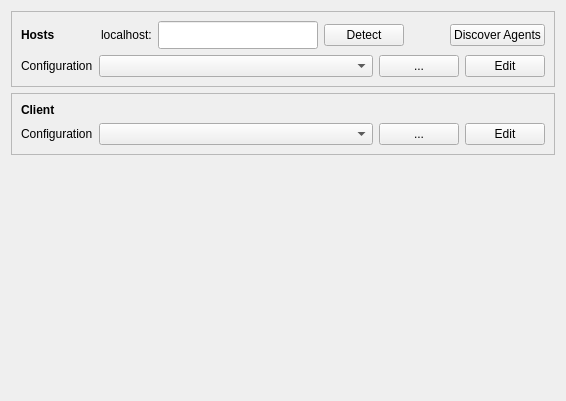
         <widget class="QWidget" name="tabConfigure">
          <attribute name="title">
           <string>Configure</string>
          </attribute>
          <layout class="QVBoxLayout" name="verticalLayout_2">
           <item>
            <widget class="QFrame" name="frame_4">
             <property name="frameShape">
              <enum>QFrame::StyledPanel</enum>
             </property>
             <property name="frameShadow">
              <enum>QFrame::Raised</enum>
             </property>
             <layout class="QVBoxLayout" name="verticalLayout_8">
              <item>
               <layout class="QHBoxLayout" name="horizontalLayout_15">
                <item>
                 <widget class="QLabel" name="label_4">
                  <property name="font">
                   <font>
                    <weight>75</weight>
                    <bold>true</bold>
                   </font>
                  </property>
                  <property name="text">
                   <string>Hosts</string>
                  </property>
                 </widget>
                </item>
                <item>
                 <spacer name="horizontalSpacer_9">
                  <property name="orientation">
                   <enum>Qt::Horizontal</enum>
                  </property>
                  <property name="sizeHint" stdset="0">
                   <size>
                    <width>40</width>
                    <height>20</height>
                   </size>
                  </property>
                 </spacer>
                </item>
                <item>
                 <widget class="QLabel" name="label_5">
                  <property name="text">
                   <string>localhost:</string>
                  </property>
                 </widget>
                </item>
                <item>
                 <widget class="QLineEdit" name="txtLocalHost">
                  <property name="sizePolicy">
                   <sizepolicy hsizetype="Fixed" vsizetype="Fixed">
                    <horstretch>0</horstretch>
                    <verstretch>0</verstretch>
                   </sizepolicy>
                  </property>
                  <property name="minimumSize">
                   <size>
                    <width>160</width>
                    <height>28</height>
                   </size>
                  </property>
                  <property name="text">
                   <string/>
                  </property>
                  <property name="maxLength">
                   <number>128</number>
                  </property>
                 </widget>
                </item>
                <item>
                 <widget class="QPushButton" name="btDetectLocalHost">
                  <property name="toolTip">
                   <string>Detect the address of the local machine.</string>
                  </property>
                  <property name="text">
                   <string>Detect</string>
                  </property>
                 </widget>
                </item>
                <item>
                 <spacer name="horizontalSpacer_10">
                  <property name="orientation">
                   <enum>Qt::Horizontal</enum>
                  </property>
                  <property name="sizeHint" stdset="0">
                   <size>
                    <width>40</width>
                    <height>20</height>
                   </size>
                  </property>
                 </spacer>
                </item>
                <item>
                 <widget class="QPushButton" name="btDiscoverRemote">
                  <property name="toolTip">
                   <string>Discover CASTControl Agents on remote machines. See the Logs for results.</string>
                  </property>
                  <property name="text">
                   <string>Discover Agents</string>
                  </property>
                 </widget>
                </item>
               </layout>
              </item>
              <item>
               <layout class="QHBoxLayout" name="horizontalLayout_16">
                <item>
                 <widget class="QLabel" name="label_10">
                  <property name="text">
                   <string>Configuration</string>
                  </property>
                 </widget>
                </item>
                <item>
                 <widget class="QComboBox" name="hostConfigCmbx">
                  <property name="sizePolicy">
                   <sizepolicy hsizetype="Expanding" vsizetype="Fixed">
                    <horstretch>4</horstretch>
                    <verstretch>0</verstretch>
                   </sizepolicy>
                  </property>
                  <property name="minimumSize">
                   <size>
                    <width>200</width>
                    <height>0</height>
                   </size>
                  </property>
                  <property name="statusTip">
                   <string>CAST configuration file </string>
                  </property>
                 </widget>
                </item>
                <item>
                 <widget class="QPushButton" name="btBrowseHostFile">
                  <property name="text">
                   <string>...</string>
                  </property>
                 </widget>
                </item>
                <item>
                 <widget class="QPushButton" name="btEditHostConfig">
                  <property name="text">
                   <string>Edit</string>
                  </property>
                 </widget>
                </item>
               </layout>
              </item>
             </layout>
            </widget>
           </item>
           <item>
            <widget class="QFrame" name="frame_11">
             <property name="frameShape">
              <enum>QFrame::StyledPanel</enum>
             </property>
             <property name="frameShadow">
              <enum>QFrame::Raised</enum>
             </property>
             <layout class="QVBoxLayout" name="verticalLayout_17">
              <item>
               <widget class="QLabel" name="label_3">
                <property name="font">
                 <font>
                  <weight>75</weight>
                  <bold>true</bold>
                 </font>
                </property>
                <property name="text">
                 <string>Client</string>
                </property>
               </widget>
              </item>
              <item>
               <layout class="QHBoxLayout" name="horizontalLayout_14">
                <item>
                 <widget class="QLabel" name="label_6">
                  <property name="text">
                   <string>Configuration</string>
                  </property>
                 </widget>
                </item>
                <item>
                 <widget class="QComboBox" name="clientConfigCmbx">
                  <property name="sizePolicy">
                   <sizepolicy hsizetype="Expanding" vsizetype="Fixed">
                    <horstretch>4</horstretch>
                    <verstretch>0</verstretch>
                   </sizepolicy>
                  </property>
                  <property name="minimumSize">
                   <size>
                    <width>200</width>
                    <height>0</height>
                   </size>
                  </property>
                  <property name="statusTip">
                   <string>CAST configuration file </string>
                  </property>
                 </widget>
                </item>
                <item>
                 <widget class="QPushButton" name="btBrowseCastFile">
                  <property name="text">
                   <string>...</string>
                  </property>
                 </widget>
                </item>
                <item>
                 <widget class="QPushButton" name="btEditClientConfig">
                  <property name="text">
                   <string>Edit</string>
                  </property>
                 </widget>
                </item>
               </layout>
              </item>
             </layout>
            </widget>
           </item>
           <item>
            <spacer name="verticalSpacer_4">
             <property name="orientation">
              <enum>Qt::Vertical</enum>
             </property>
             <property name="sizeHint" stdset="0">
              <size>
               <width>20</width>
               <height>235</height>
              </size>
             </property>
            </spacer>
           </item>
          </layout>
         </widget>
